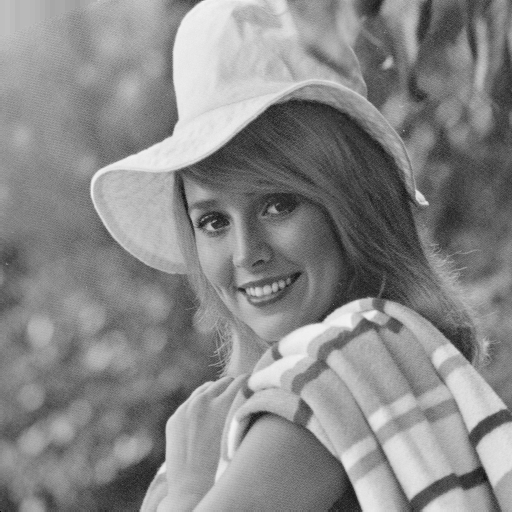
%> input picture HW5_178/elaine_512.png, 512 x 512 px
$ octave HW5_part1.m   (GNU Octave 9; MATLAB toolbox functions it lacks are replaced by stand-ins)
%> lines starting %> are read from the running program, lines starting %| are printed output that depends on the picture
%> further down, input_img is the input picture: size 512x512 uint8; min 0, max 243, mean 136.4
### HW5_178/spatial_conv.m
function output_img = spatial_conv(input_img, conv_kernel)
% input_img: type double
% conv_kernel: type double
% output_img: type double, size same as input_img
%% Write your function here

kernel_dim = size(conv_kernel);

% find the size of the padding regions for the input image
vertical_pad = (kernel_dim(1)-1)/2;
horizontal_pad = (kernel_dim(2)-1)/2;

% create the padded input image
padded_img = padarray(input_img,[vertical_pad,horizontal_pad],"circular");
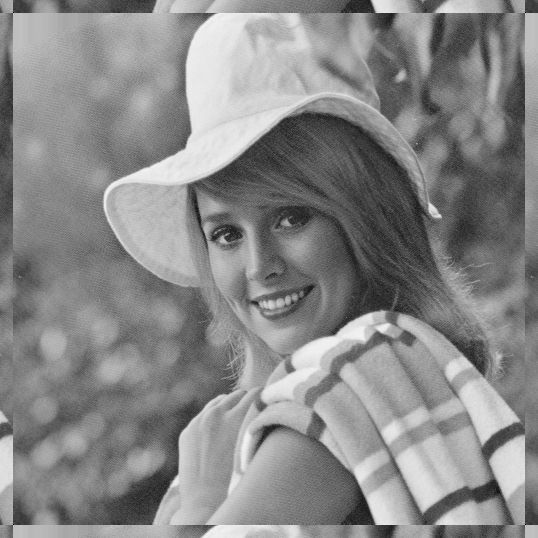
%> padded_img: size 538x538 double; min 0, max 243, mean 136.2

% calculate the convolution
conv_result = conv2(padded_img,conv_kernel,"same");
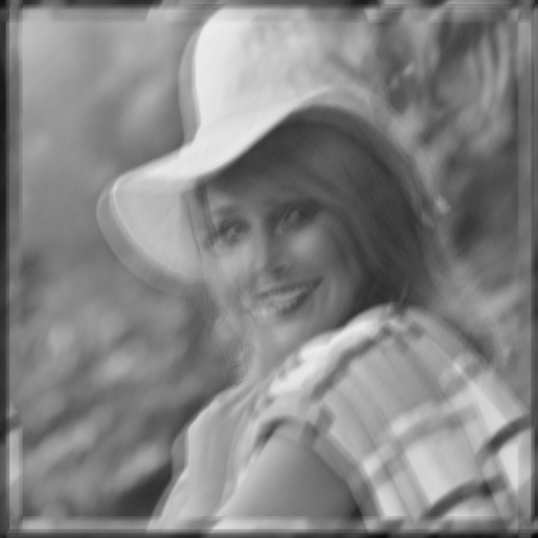
%> conv_result: size 538x538 double; min 3, max 237.1, mean 133.1

% isolate the part of the image that is not padding
output_img = conv_result(vertical_pad+1:end-vertical_pad,horizontal_pad+1:end-horizontal_pad);
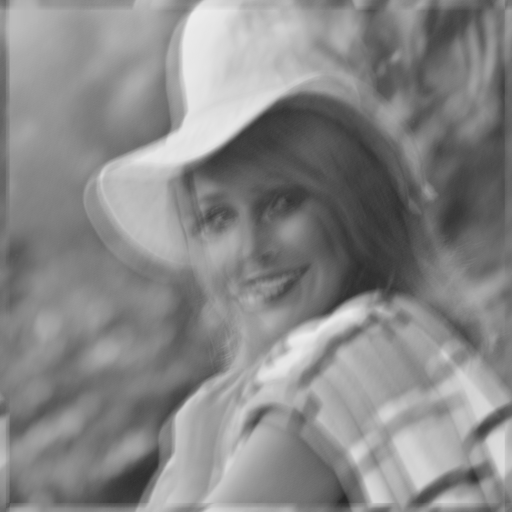
%> output_img: size 512x512 double; min 40.15, max 237.1, mean 136.4

end

### HW5_178/frequency_conv.m
function output_img = frequency_conv(input_img, conv_kernel)
% input_img: type double
% conv_kernel: type double
% output_img: type double, size same as input_img
%% Write your function here
kernel_dim = size(conv_kernel);

% create padding regions for input image
vertical_pad = (kernel_dim(1)-1)/2;
horizontal_pad = (kernel_dim(2)-1)/2;

% find dimensions of input image to create kernel pad
img_dim = size(input_img);
%> img_dim = [512 512]
height = img_dim(1);
%> height = 512
width = img_dim(2);
%> width = 512

% fill kernel with 0 for size of image and then add the input kernel
padded_kernel = zeros(height, width);
padded_kernel(1:kernel_dim(1), 1:kernel_dim(2)) = conv_kernel;

% calculate fft of both kernel and image
img_freq = my_fft_2D(input_img);
kernel_freq = my_fft_2D(padded_kernel);

% perform dot product and inverse fft
result = ifft2(img_freq.*kernel_freq);

% circularly shift the output by the padding amount to shift image
% back to its original coordinates
output_img = circshift(result,[-vertical_pad -horizontal_pad]);

end

### HW5_178/my_fft_2D.m
function [fft] = my_fft_2D(img)

dim = size(img);
%> dim = [512 512]
height = dim(1);
%> height = 512
width = dim(2);
%> width = 512

fft_int = zeros(height,width);
fft = zeros(height,width);

% call fft helper on columns

for i = 1:width
    fft_int(:,i) = ffth(img(:,i)).';
end

% call fft helper on previous columnwise fft

for i = 1:height
    fft(i,:) = ffth(fft_int(i,:));
end

end

% implement recursive 1D FFT
function [fft1] = ffth(signal)

    N = length(signal);
    fft1 = zeros(1,N);

    % create condition for when signal isn't length 1

    if N>1

        % extract even and odd
        even = signal(1:2:N);
        odd = signal(2:2:N);

        % create recursive calls on half-signals
        even_fft = ffth(even);
        odd_fft = ffth(odd);

        % set up the fft like we did in class.
        % the reason it goes from k = 0 to N/2-1 and then changes is
        % because N only covers half of the signal, and the signal is
        % periodic by N/2, thus you have to split the sum into two sections
        % to cover all of the k values.

        for k = 0:(N/2)-1
            fft1(k+1) = even_fft(k+1)+exp(-1j*2*pi/N*k)*odd_fft(k+1);
        end

        % twiddle factor becomes negative because there is a shift of N/2
        % in the exponent which can be simplified to -1 (done on paper)
        for k = (N/2):(N-1)
            fft1(k+1) = even_fft(k-N/2+1)-exp(-2*pi*1j*(k-N/2)/N)*odd_fft(k-N/2+1);
        end
    % create condition for breaking out of recursion
    else
        fft1 = signal;
    end
end

### HW5_178/HW5_part1.m
%% UCSB ECE178 (2017 Fall)
% HW5 MATLAB PART 1 - Frequency Convolution
%% Kernel credit
% kernel 4 from Levin [1]
% [1] Effi Levi: Using Natural Image Priors: Maximizing Or Sampling? Hebrew University of Jerusalem (2009), http://leibniz.cs.huji.ac.il/tr/1207.pdf
%% Image credit
% from the USC-SIPI database
%%
clear;
clc;
close all;
%% Sub-part-2: Verifying similarity of convolution operation in spatial and frequency domains
%Implement spatial_conv.m, frequency_conv.m
fprintf('HW5 part 1 \n');
input_img = imread('elaine_512.png');
% Load the kernel file
load('kernel4.mat');
conv_kernel = f;
% Visualize the kernel
figure
imshow(conv_kernel./(max(conv_kernel(:))));

% Spatial convolution
conv_res_1 = spatial_conv(double(input_img), conv_kernel);
figure
imshow(uint8(conv_res_1));

% Frequency convolution
%> (the run ends here)
